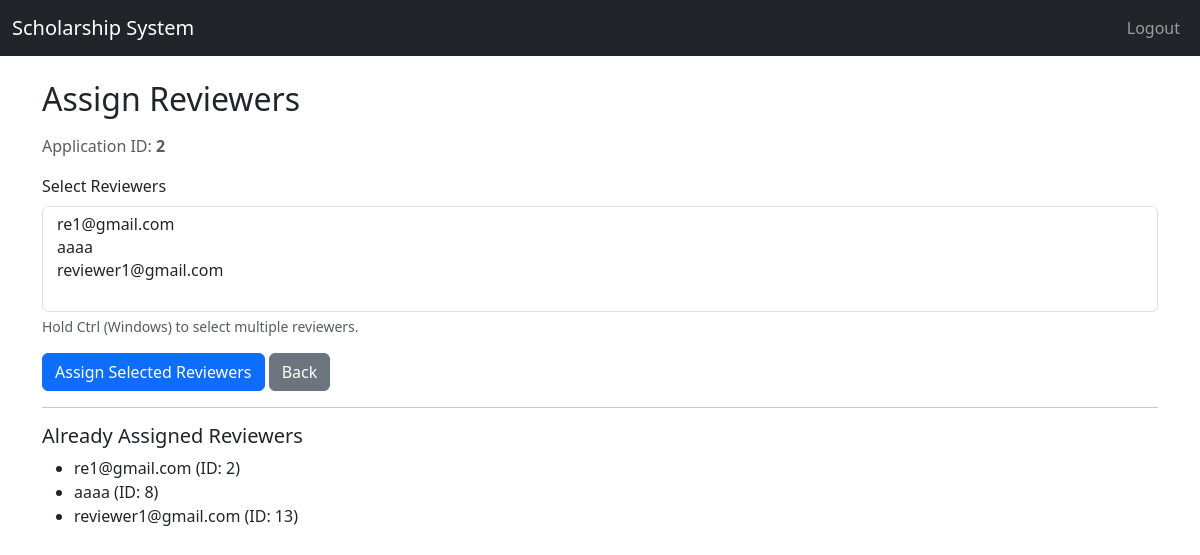
/admin/assign_reviewers/2 (signed in), run on the app's committed database.
### app/models.py (models this page shows)
class Application(db.Model):
    __tablename__ = 'application'
    __table_args__ = {'extend_existing': True}
    id = db.Column(db.Integer, primary_key=True)
    student_id = db.Column(db.Integer, db.ForeignKey('user.id'), nullable=False)
    scholarship_id = db.Column(db.Integer, db.ForeignKey('scholarship.id'), nullable=False)
    reviewer_id = db.Column(db.Integer, db.ForeignKey('user.id'), nullable=True)
    documents = db.Column(db.Text)  # store file paths comma-separated
    status = db.Column(db.String(50), default="Pending")  # Pending, Reviewed, Accepted, Rejected
    submitted_at = db.Column(db.DateTime, default=datetime.utcnow)
    reviews = db.relationship('Review', backref='application', lazy=True)
    scholarship = db.relationship('Scholarship', backref='applications')
    student = db.relationship('User', foreign_keys=[student_id], backref='applications')
    form_data = db.Column(JSON)

class User(UserMixin, db.Model):
    id = db.Column(db.Integer, primary_key=True)
    username = db.Column(db.String(50), unique=True, nullable=False)
    email = db.Column(db.String(100), unique=True, nullable=False)
    your_id = db.Column(db.String(20), unique=True, nullable=True)
    password = db.Column(db.String(255), nullable=False)
    role = db.Column(db.String(20), nullable=False)
    created_at = db.Column(db.DateTime, default=datetime.utcnow)

### app/routes/admin_routes.py (the view, shortened to what this page needs)
@admin_bp.route("/assign_reviewers/<int:application_id>", methods=["GET", "POST"])
@login_required
def assign_reviewers(application_id):
    if current_user.role != "admin":
        flash("Access denied.", "danger")
        return redirect(url_for("auth.login"))
    application = Application.query.get_or_404(application_id)
    reviewers = User.query.filter_by(role="reviewer").all()
    form = AssignReviewersForm()
    form.reviewers.choices = [(r.id, r.username) for r in reviewers]
    existing_reviews = Review.query.filter_by(application_id=application.id).all()
    assigned_reviewer_ids = {r.reviewer_id for r in existing_reviews}
    return render_template(
        "admin/assign_reviewers.html",
        application=application,
        form=form,
        reviewers=reviewers,
        assigned_reviewer_ids=assigned_reviewer_ids
    )

### app/forms.py
class AssignReviewersForm(FlaskForm):
    reviewers = SelectMultipleField(
        "Select Reviewers",
        coerce=int,
        validators=[DataRequired()]
    )
    submit = SubmitField("Assign Reviewers")

### app/templates/admin/assign_reviewers.html (shortened to what this page needs)
{% extends "base.html" %}
{% block content %}
<h2 class="mb-3">Assign Reviewers</h2>
<p class="text-muted">
  Application ID: <b>{{ application.id }}</b>
</p>
<form method="POST">
  <div class="mb-3">
    <label class="form-label">{{ form.reviewers.label }}</label>
    {{ form.reviewers(class="form-select", multiple=true) }}
    <div class="form-text">Hold Ctrl (Windows) to select multiple reviewers.</div>
  </div>
  <button type="submit" class="btn btn-primary">Assign Selected Reviewers</button>
  <a href="{{ url_for('admin.manage_applications') }}" class="btn btn-secondary">Back</a>
</form>
<hr>
<h5>Already Assigned Reviewers</h5>
<ul>
  {% for r in reviewers %}
    {% if r.id in assigned_reviewer_ids %}
      <li>{{ r.username }} (ID: {{ r.id }})</li>
    {% endif %}
  {% else %}
    <li class="text-muted">No reviewers assigned yet.</li>
  {% endfor %}
</ul>
{% endblock %}

### data on the page
Application: id "2"
User: username "re1@gmail.com", id "2"
User: username "aaaa", id "8"
User: username "reviewer1@gmail.com", id "13"
